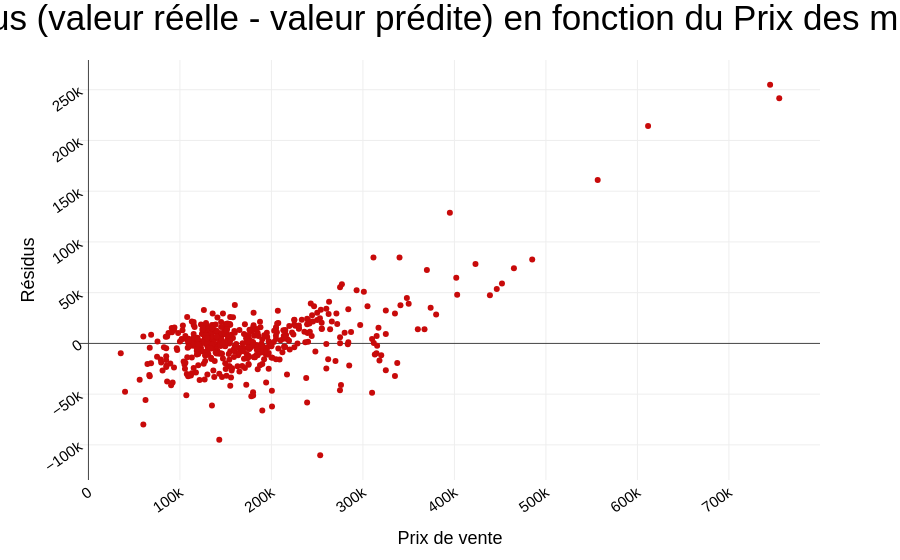

The notebook cell this image was saved under:
### Markdown cell above
#### Résidus en fonction du Prix de vente

### Code cell
scat_res_price = px.scatter(
    df_test,
    x="SalePrice",
    y="residus",
    color_discrete_sequence=[rouge],
)

scat_res_price.update_layout(
    title_text="Résidus (valeur réelle - valeur prédite) en fonction du Prix des maisons",
    xaxis_title="Prix de vente",
    yaxis_title=res,
)

scat_res_price.show()

### Figure 1 — Plotly figure (JSON) as saved in the notebook; plotly's stock layout.template omitted (floating-point values rounded to 4 significant figures; data arrays with more than 128 entries replaced by an {"elided": "..."} marker saying what was removed)
{"data": [{"hovertemplate": "SalePrice=%{x}<br>residus=%{y}<extra></extra>", "legendgroup": "", "marker": {"color": "rgb(200, 10, 10)", "symbol": "circle"}, "mode": "markers", "name": "", "orientation": "v", "showlegend": false, "type": "scatter", "x": {"elided": "482 int values"}, "xaxis": "x", "y": {"elided": "482 float values"}, "yaxis": "y"}], "layout": {"legend": {"tracegroupgap": 0}, "margin": {"t": 60}, "title": {"text": "Résidus (valeur réelle - valeur prédite) en fonction du Prix des maisons"}, "xaxis": {"anchor": "y", "domain": [0, 1], "title": {"text": "Prix de vente"}}, "yaxis": {"anchor": "x", "domain": [0, 1], "title": {"text": "Résidus"}}}}
